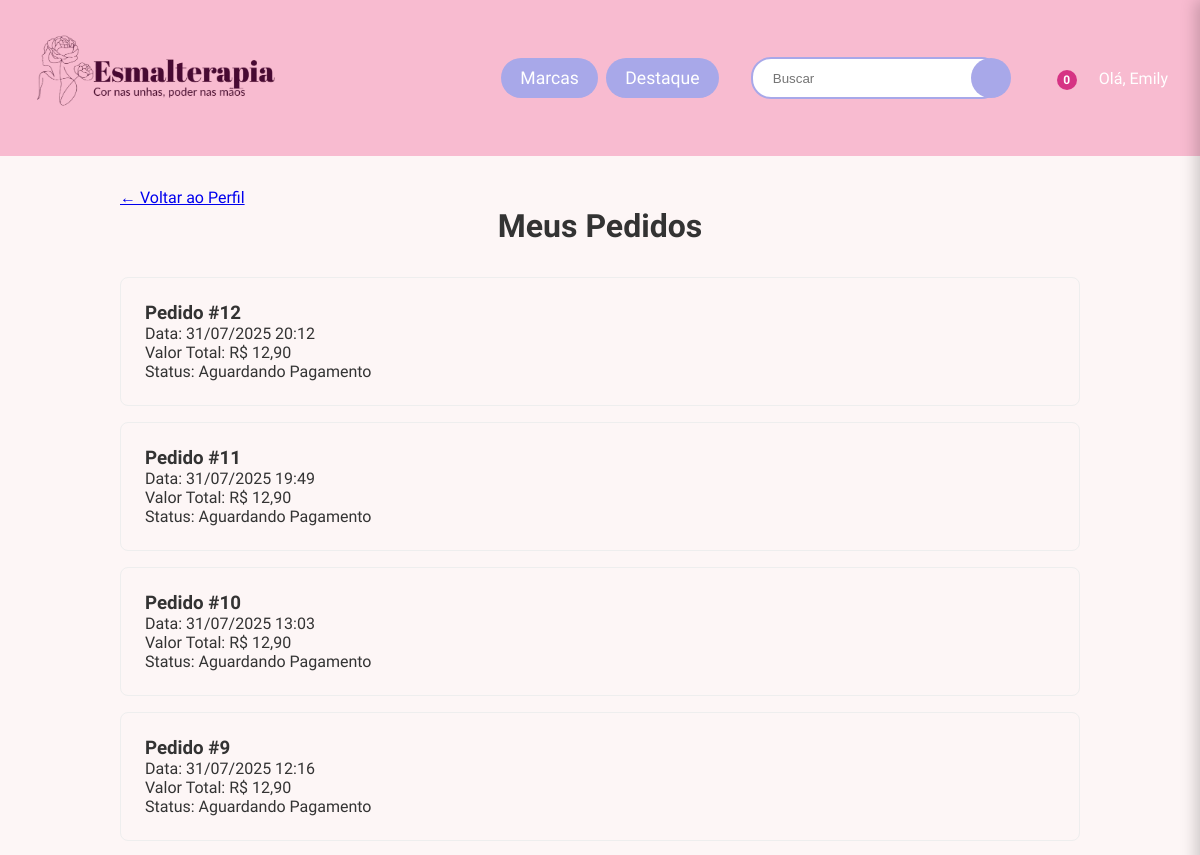
Page /meus-pedidos/ (signed in, upper part) on the earlier database version.
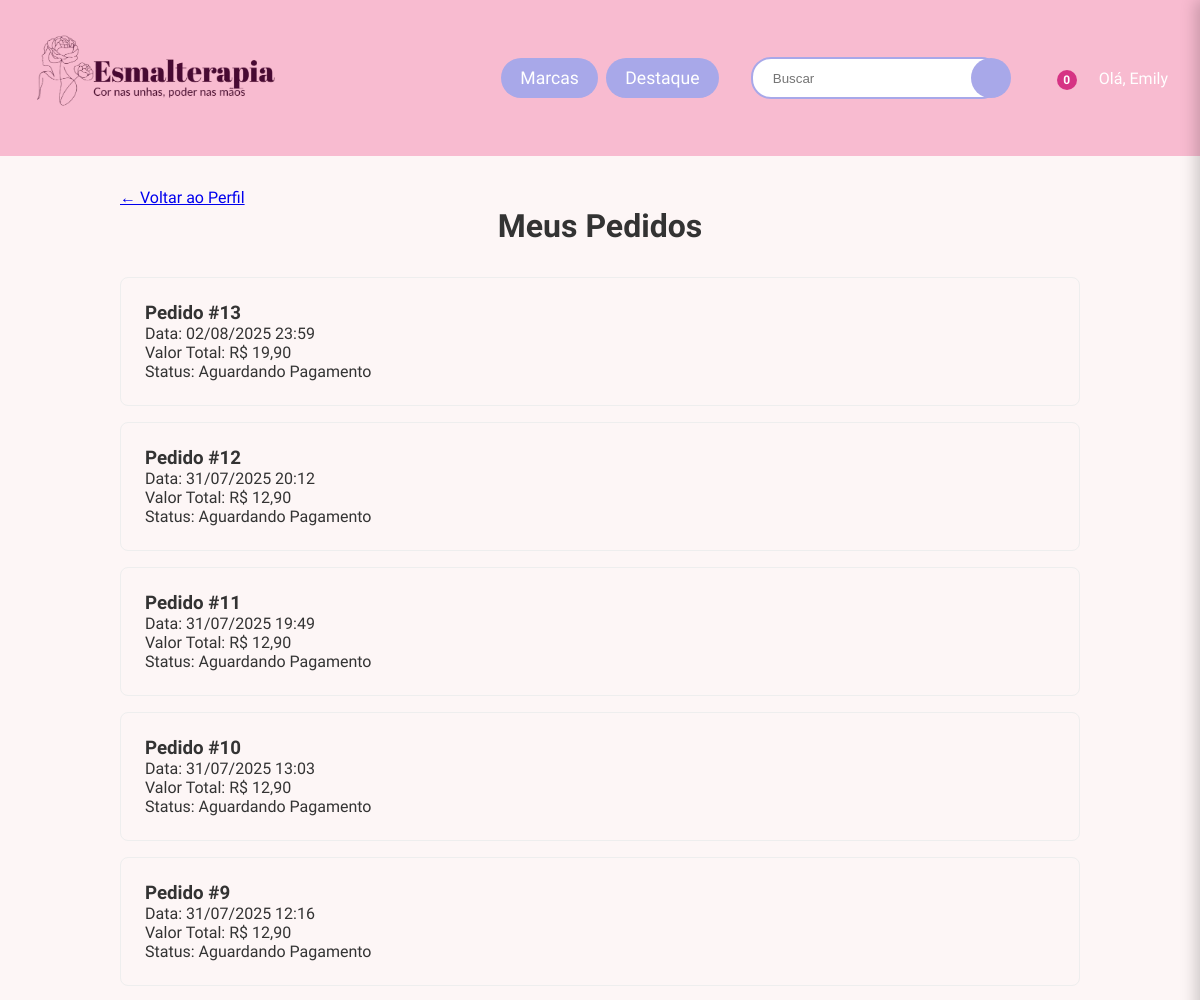
Same page on the later database version.
### core/models.py (models this page shows, shortened)
class Pedido(models.Model):
    usuario = models.ForeignKey(Usuario, on_delete=models.SET_NULL, null=True, blank=True)
    endereco_entrega = models.ForeignKey(EnderecoUsuario, on_delete=models.SET_NULL, null=True, blank=True)
    valor_total = models.DecimalField(max_digits=10, decimal_places=2)
    data_pedido = models.DateTimeField(auto_now_add=True)
    status = models.CharField(max_length=50, default='Pendente', help_text="Status atual do pedido.")

### core/views.py (the view)
# urls.py: path('meus-pedidos/', views.meus_pedidos, name='meus_pedidos'),
@login_required
def meus_pedidos(request):
    pedidos = Pedido.objects.filter(usuario=request.user).order_by('-data_pedido')
    context = {'pedidos': pedidos}
    return render(request, 'core/meus_pedidos.html', context)

### core/templates/core/meus_pedidos.html
{% extends 'core/base.html' %}
{% block content %}
<div style="max-width: 960px; margin: 2rem auto;">
    <a href="{% url 'perfil' %}">← Voltar ao Perfil</a>
    <h1 style="text-align: center; margin-bottom: 2rem;">Meus Pedidos</h1>
    {% for pedido in pedidos %}
        <div style="border: 1px solid #eee; padding: 1.5rem; margin-bottom: 1rem; border-radius: 8px;">
            <h3>Pedido #{{ pedido.id }}</h3>
            <p>Data: {{ pedido.data_pedido|date:"d/m/Y H:i" }}</p>
            <p>Valor Total: R$ {{ pedido.valor_total|floatformat:2 }}</p>
            <p>Status: {{ pedido.status }}</p>
            </div>
    {% empty %}
        <p style="text-align: center;">Você ainda não fez nenhum pedido.</p>
    {% endfor %}
</div>
{% endblock %}

Differences in the rows shown:
added Pedido: id "13", data_pedido "02/08/2025 23:59", valor_total "19,90", status "Aguardando Pagamento"
